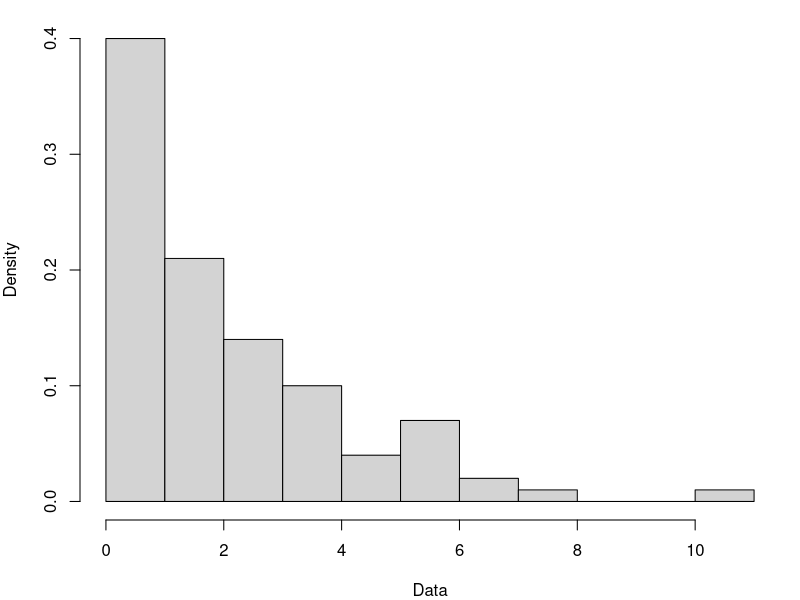
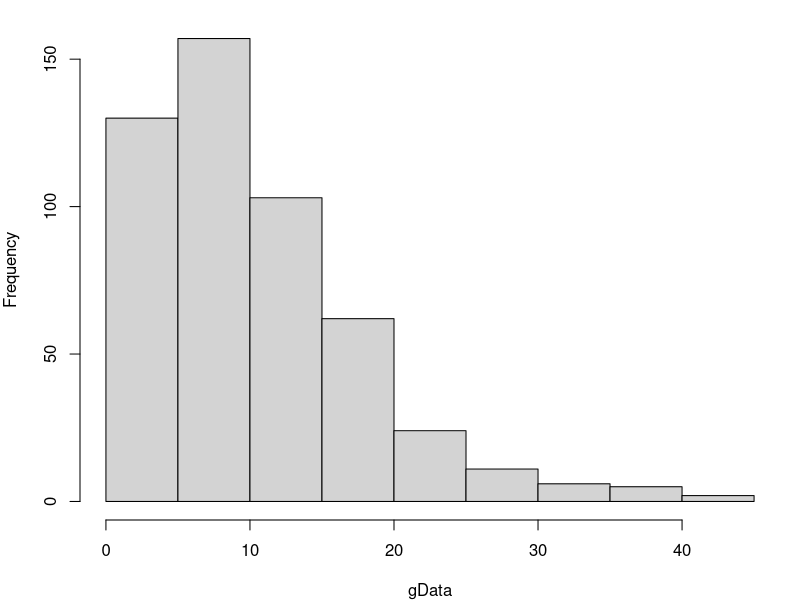
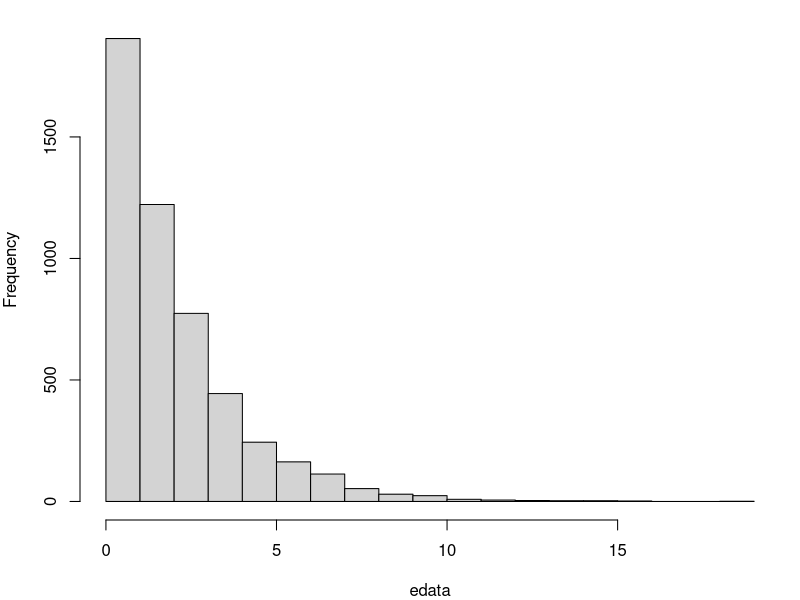

Write R code to recreate these figures, in order.
# Fri Jun 12 13:11:10 2026 ------------------------------
### Probability Distribution

# d- density
# p - cdf
# q - quantile
# r - random variable


?rexp

## With the pexp, we can get the survivor
Data <- rexp(n = 100,
             rate = 0.5)

par(mar = c(4,4,1,1))
hist(Data,
     main = NULL,
     freq = FALSE)

pexp(q =4, rate = 0.5, lower.tail = TRUE) ### pdf
pexp(q =4, rate = 0.5, lower.tail = FALSE) ### survivor


dexp(x = 4, rate = 0.5, log = FALSE)


### Gamma
?rgamma

gData <- rgamma(n = 500,
       shape = 2, 
       rate = 0.2)
hist(gData, 
     main = "")


mean(gData)
var(gData)






#### Functions
### Density of exponential
Mydexp <- function(x,lambda) lambda*exp(-lambda*x)

Mydexp(x = 4, lambda = 0.5)


Mypexp <- function(lambda,x) 1-exp(-lambda*x)
pexp(q = 4, rate = 0.5)
Mypexp(lambda = 0.5, x = 4)


Myqexp <- function(lambda,p) (-1/lambda)*log(1-p)
qexp(p = 0.5, rate = 0.5)
Myqexp(lambda = 0.5,p = 0.5)



P <- runif(n = 5000)
edata <- Myqexp(lambda = 0.5, p = P)
hist(edata,main = NULL)


summary(edata)
